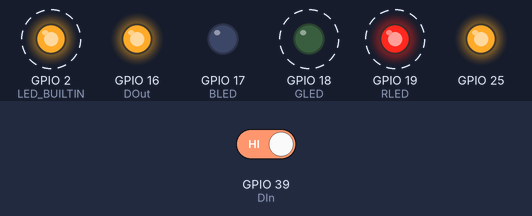
Recording of a sketch running on a simulated ESP32. Shown: output pins drawn as LEDs (lit = HIGH). Dashed ring = blinking. Inputs (shaded band) come from the test bench; at power-on: GPIO 39 (DIn) HIGH. What the sketch prints to the serial monitor is not drawn.

Above: at 1.25 s.
1.3 s: GPIO 39 (DIn) driven LOW
At 1.5 s:
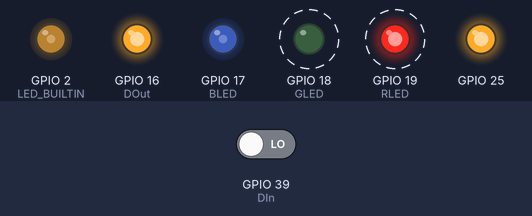
At 2.15 s:
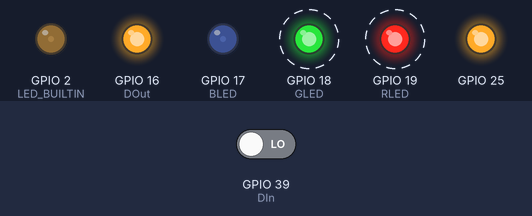
4.3 s: GPIO 39 (DIn) driven HIGH
At 6.1 s:
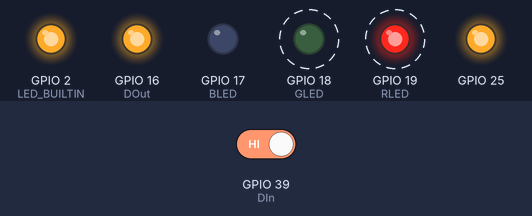
7.3 s: GPIO 39 (DIn) driven LOW
10.3 s: GPIO 39 (DIn) driven HIGH
Timing chart, 0 to 14.3 s (numbered marks = the images above; inputs shaded):
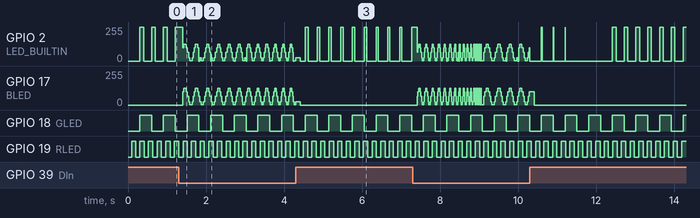

Measured:
- after the input at 1.3 s, GPIO 17 (BLED): 0/255 → 101/255 after 0.10 s, then repeats every 0.30 s: 124/255 0.06 s, 101/255 0.03 s, 64/255 0.03 s, 26/255 0.03 s, 3/255 0.06 s, 26/255 0.03 s, 64/255 0.03 s, 101/255 0.03 s
- by itself, GPIO 18 (GLED): alternates HIGH for 0.30 s and LOW for 0.30 s
- by itself, GPIO 19 (RLED): alternates HIGH for 0.11 s and LOW for 0.11 s

The sketch:

Multitask_freeRTOS.ino
```cpp
/* L8_2-freeRTOS.ino  by dew.ninja  */
// July 2019
// Demonstrate multi-tasking with FreeRTOS


#define LOLIN32  1
#define NODEMCU_32S 2

#define PERIOD1 100
#define PERIOD2 300
const int DOut = 16;      // GPIO16 = digital output
//const int PWMOut = 16;    // use GPIO16 as PWM
const int DIn = 39;
const byte BLEDch=1;
const byte LEDBIch = 2;
// PWM and ADC ranges
const int PWMMAX = 4095;  // 12-bit PWM
const int PWMMID = 2047;
const int PWMMIN = 0;

const int ADCMAX = 1023;   // 10-bit ADC
const int DACMAX = 255;   // 8-bit DAC
const int STEPNUM = 10;
const float sinstep = 6.28/STEPNUM;
//const int PBSWITCH=15;
int RLED, GLED, BLED;   // pin numbers for RGB led
int ADCval;
unsigned long ms_new=0, ms_old1=0, ms_old2=0;

//int IoFCplatform = LOLIN32;    // platform select
int IoFCplatform = NODEMCU_32S;

float sinangle = 0;
unsigned int dt = 30;
int bOut = 0;   // PWM output to blue LED
bool cyclecomplete = 0;

void Task0( void * pvParameters ){
    const TickType_t xDelay = 100 / portTICK_PERIOD_MS;

    while(true){
      genchirp();   // generate chirp signal if PB pressed
      vTaskDelay(xDelay);
    }

}


void setup() {
  // RGB led
  RLED = 19;
  GLED = 18;
  BLED = 17;

  //pinMode(PWMOut, OUTPUT);
  pinMode(LED_BUILTIN, OUTPUT);
  pinMode(RLED, OUTPUT);
  pinMode(GLED, OUTPUT);
  pinMode(BLED, OUTPUT);

  pinMode(DOut, OUTPUT);
  pinMode(DIn, INPUT);

  //pinMode(PBSWITCH,INPUT_PULLUP);
  ledcSetup(BLEDch, 5000, 12);   // blue LED output
  ledcSetup(LEDBIch, 5000, 12);   // LED_BUILTIN output
  ledcAttachPin(BLED, BLEDch);
  ledcAttachPin(LED_BUILTIN, LEDBIch);

  dacWrite(DAC1, DACMAX);
  digitalWrite(DOut,1);

  Serial.begin(115200);
 Serial.println("-------------------");

  if (IoFCplatform == LOLIN32)  {
    Serial.println("Lag3 WMOS LOLIN32");
    ledcWrite(LEDBIch, PWMMAX);  // turn off LED_BUILTIN
  }
  else if (IoFCplatform == NODEMCU_32S)  {
    Serial.println("Lag3 NODEMCU-32S");
    ledcWrite(LEDBIch, PWMMIN);  // turn off LED_BUILTIN
  }
  xTaskCreatePinnedToCore(
                    Task0,   /* Function to implement the task */
                    "Task0", /* Name of the task */
                    10000,      /* Stack size in words */
                    NULL,       /* Task input parameter */
                    0,          /* Priority of the task */
                    NULL,       /* Task handle. */
                    0);  /* Core where the task should run */

}

void loop() {
  ms_new = millis();
  if (ms_new-ms_old1>PERIOD1) {
    digitalWrite(RLED,!digitalRead(RLED));
    ms_old1 = ms_new;
  }
  if (ms_new-ms_old2>PERIOD2) {
    digitalWrite(GLED,!digitalRead(GLED));
    digitalWrite(LED_BUILTIN,!digitalRead(LED_BUILTIN));
    ms_old2 = ms_new;
  }


  delay(10);

}

void genchirp(void)  { // generate chirp signal when PB pressed
    if (!digitalRead(DIn))   {
    delay(100);  //debounce
    while (!digitalRead(DIn))  {  // should stuck here
      sinangle+=sinstep;
      if (sinangle>6.28)  {
        cyclecomplete = 1;
        sinangle = 0;
      }
      bOut = int(PWMMID*0.5*(sin(sinangle)+1));
      //Serial.println(bOut);
      if (IoFCplatform == LOLIN32) ledcWrite(LEDBIch,PWMMAX-bOut);
      else ledcWrite(LEDBIch,bOut);
      ledcWrite(BLEDch, bOut);
      if (cyclecomplete)  {
        dt--;
        cyclecomplete = 0;
      }
      if (dt<2) dt=30;

      //Serial.println(dt);
      delay(dt);
    }
  }
  else   {
    if (IoFCplatform == LOLIN32) ledcWrite(LEDBIch, PWMMAX);
    else ledcWrite(LEDBIch, PWMMIN);
    ledcWrite(BLEDch, PWMMIN);
  }
}
```
